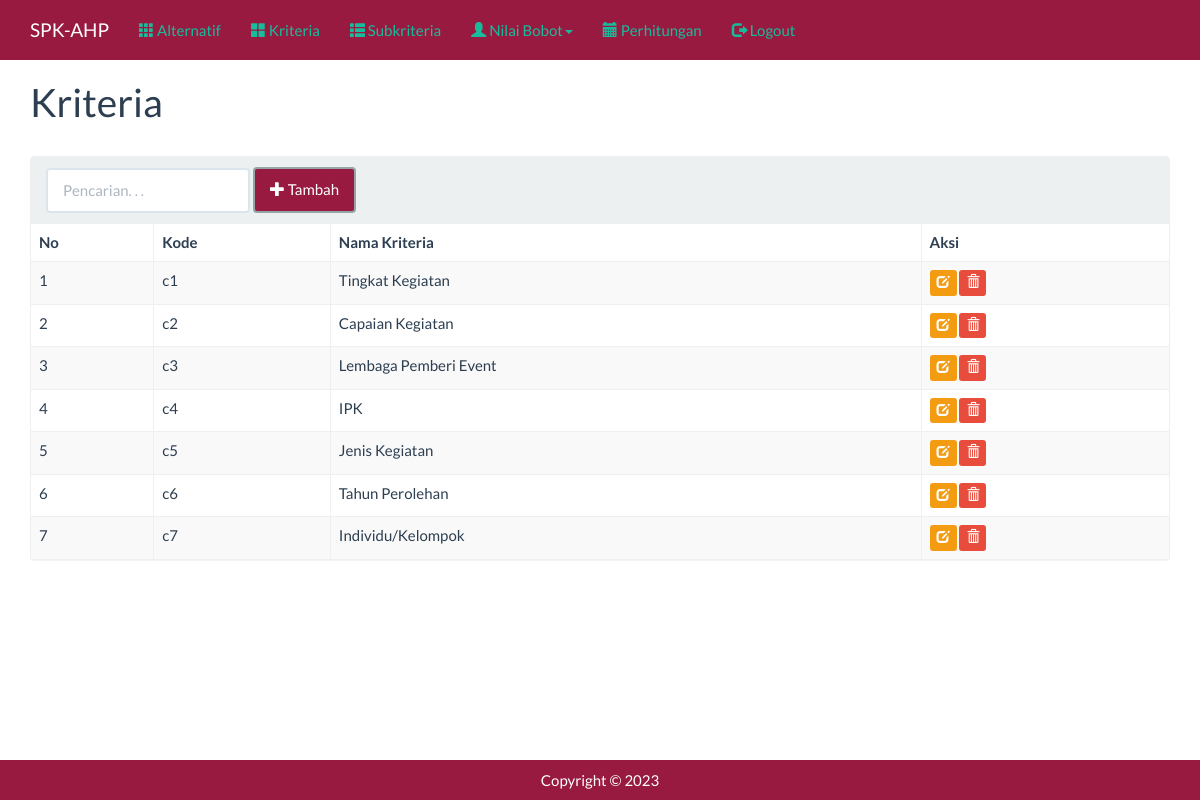
The page /index.php?m=kriteria (signed in) on the database its author committed.
### tables this page shows
CREATE TABLE `tb_kriteria` (
  `kode_kriteria` varchar(16) NOT NULL,
  `nama_kriteria` varchar(256) DEFAULT NULL
);

### functions.php (called while the page is built, shortened)
<?php
include 'config.php';
include 'includes/db.php';
$db = new DB($config['server'], $config['username'], $config['password'], $config['database_name']);
include 'includes/general.php';
$mod = $_GET['m'];

### config.php (called while the page is built, shortened)
<?php
$config["server"] = 'localhost';
$config["username"] = 'root';
$config["password"] = '12345678';
$config["database_name"] = 'ahp';

### includes/general.php (called while the page is built, shortened)
<?php
function esc_field($str)
{
    return addslashes($str);
}

### includes/db.php (called while the page is built, shortened)
<?php
class DB
{
    var $conn = null;
    public function __construct($host, $username, $passwd, $dbname)
    {
        $this->conn = mysqli_connect($host, $username, $passwd, $dbname);
    }
    public function query($sql)
    {
        $query = mysqli_query($this->conn, $sql) or die('<pre>Error mysqli_query: ' . mysqli_error($this->conn) . '<br />' . $sql . '</pre>');
        return $query;
    }
    public function get_results($sql)
    {
        $query = $this->query($sql);
        $arr = array();
        while ($row = mysqli_fetch_object($query)) {
            $arr[] = $row;
        }
        return $arr;
    }
}

### kriteria.php (the view, shortened to what this page needs)
<div class="page-header">
    <h1>Kriteria</h1>
</div>
<div class="panel panel-default">
    <div class="panel-heading">
        <form class="form-inline">
            <div class="form-group">
                <input class="form-control" type="text" placeholder="Pencarian. . ." name="q" value="<?= $_GET['q'] ?>" />
            </div>
            <div class="form-group">
                <a style="background-color: #981A40;" class="btn btn-default" href="?m=kriteria_tambah"><span class="glyphicon glyphicon-plus"></span> Tambah</a>
            </div>
        </form>
    </div>
    <div class="table-responsive">
        <table class="table table-bordered table-hover table-striped">
            <thead>
                <tr>
                    <th>No</th>
                    <th>Kode</th>
                    <th>Nama Kriteria</th>
                    <th>Aksi</th>
                </tr>
            </thead>
            <?php
            $q = esc_field($_GET['q']);
            $rows = $db->get_results("SELECT * FROM tb_kriteria WHERE nama_kriteria LIKE '%$q%' ORDER BY kode_kriteria");
            $no = 0;
            foreach ($rows as $row) : ?>
                <tr>
                    <td><?= ++$no ?></td>
                    <td><?= $row->kode_kriteria ?></td>
                    <td><?= $row->nama_kriteria ?></td>
                    <td>
                        <a class="btn btn-xs btn-warning" href="?m=kriteria_ubah&ID=<?= $row->kode_kriteria ?>"><span class="glyphicon glyphicon-edit"></span></a>
                        <a class="btn btn-xs btn-danger" href="aksi.php?act=kriteria_hapus&ID=<?= $row->kode_kriteria ?>" onclick="return confirm('Hapus data?')"><span class="glyphicon glyphicon-trash"></span></a>
                    </td>
                </tr>
            <?php endforeach ?>
        </table>
    </div>
</div>

### index.php (shortened to what this page needs)
<?php
include 'functions.php';
?>
<!DOCTYPE html>
<html lang="en">
<head>
	<link href="assets/css/baru-bootstrap.min.css" rel="stylesheet" />
	<link href="assets/css/general.css" rel="stylesheet" />
</head>
<body>
	<nav style="background-color: #981A40;" class="navbar navbar-static-top">
		<div class="container">
			<div class="navbar-header">
				<a class="navbar-brand" style="color: white;" href="?">SPK-AHP</a>
			</div>
			<div id="navbar" class="navbar-collapse collapse">
				<ul class="nav navbar-nav">
					<li><a href="?m=alternatif"><span class="glyphicon glyphicon-th"></span> Alternatif</a></li>
					<li><a href="?m=kriteria"><span class="glyphicon glyphicon-th-large"></span> Kriteria</a></li>
					<li><a href="?m=sub"><span class="glyphicon glyphicon-th-list"></span> Subkriteria</a></li>
					<li class="dropdown">
						<a href="#" class="dropdown-toggle" data-toggle="dropdown" role="button" aria-expanded="false"><span class="glyphicon glyphicon-user"></span> Nilai Bobot<span class="caret"></span></a>
					</li>
					<li><a href="?m=hitung"><span class="glyphicon glyphicon-calendar"></span> Perhitungan</a></li>
					<li><a href="aksi.php?act=logout"><span class="glyphicon glyphicon-log-out"></span> Logout</a></li>
				</ul>
			</div>
		</div>
	</nav>
	<div class="container">
		<?php
		if (file_exists($mod . '.php'))
			include $mod . '.php';
		else
			include 'home.php';
		?>
	</div>
	<footer style="background-color: #981A40;" class="footer bg-primary">
		<div class="container text-center">
			<p>Copyright &copy; <?= date('Y') ?> </p>
		</div>
	</footer>
</body>
</html>

### assets/css/general.css (style rules this page uses)
html { position: relative; min-height: 100%; }
body { margin-bottom: 70px; }
.footer { position: absolute; bottom: 0; width: 100%; height: 40px; }
.footer .container p { margin: 10px 0; }
.page-header { margin-top: 0; padding-bottom: 0; }
.page-header h1 { margin-top: 0; }

### rows shown on the page
tb_kriteria: kode_kriteria "c1", nama_kriteria "Tingkat Kegiatan"
tb_kriteria: kode_kriteria "c2", nama_kriteria "Capaian Kegiatan"
tb_kriteria: kode_kriteria "c3", nama_kriteria "Lembaga Pemberi Event"
tb_kriteria: kode_kriteria "c4", nama_kriteria "IPK"
tb_kriteria: kode_kriteria "c5", nama_kriteria "Jenis Kegiatan"
tb_kriteria: kode_kriteria "c6", nama_kriteria "Tahun Perolehan"
tb_kriteria: kode_kriteria "c7", nama_kriteria "Individu/Kelompok"
